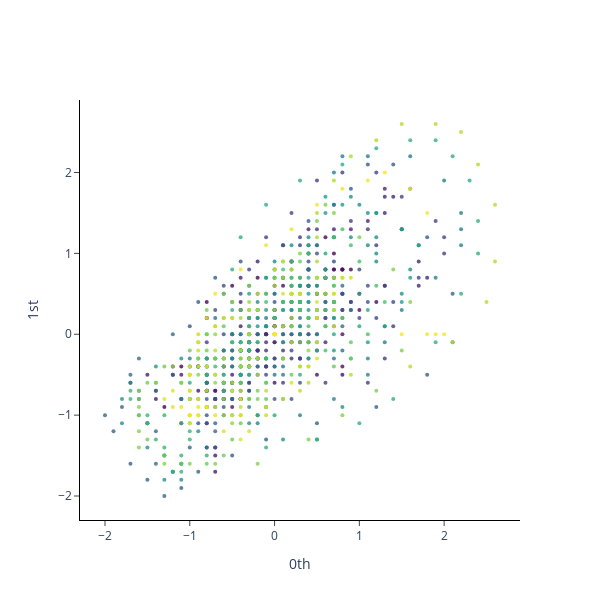

The code cell stored with this chart in its notebook:
### Code cell
plot_point_cloud(y_periodic_embedded)

### Figure 1 — Plotly figure (JSON) as saved in the notebook; plotly's stock layout.template omitted (floating-point values rounded to 4 significant figures; data arrays with more than 128 entries replaced by an {"elided": "..."} marker saying what was removed)
{"data": [{"marker": {"color": {"elided": "896 int values"}, "colorscale": [[0, "#440154"], [0.1111, "#482878"], [0.2222, "#3e4989"], [0.3333, "#31688e"], [0.4444, "#26828e"], [0.5556, "#1f9e89"], [0.6667, "#35b779"], [0.7778, "#6ece58"], [0.8889, "#b5de2b"], [1, "#fde725"]], "opacity": 0.8, "size": 4}, "mode": "markers", "type": "scatter", "x": {"elided": "896 float values"}, "y": {"elided": "896 float values"}}], "layout": {"height": 600, "plot_bgcolor": "white", "width": 600, "xaxis": {"anchor": "x", "exponentformat": "e", "linecolor": "black", "linewidth": 1, "mirror": false, "showexponent": "all", "showline": true, "side": "bottom", "ticks": "outside", "title": {"text": "0th"}, "type": "linear", "zeroline": true}, "yaxis": {"anchor": "y", "exponentformat": "e", "linecolor": "black", "linewidth": 1, "mirror": false, "showexponent": "all", "showline": true, "side": "left", "ticks": "outside", "title": {"text": "1st"}, "type": "linear", "zeroline": true}}}
